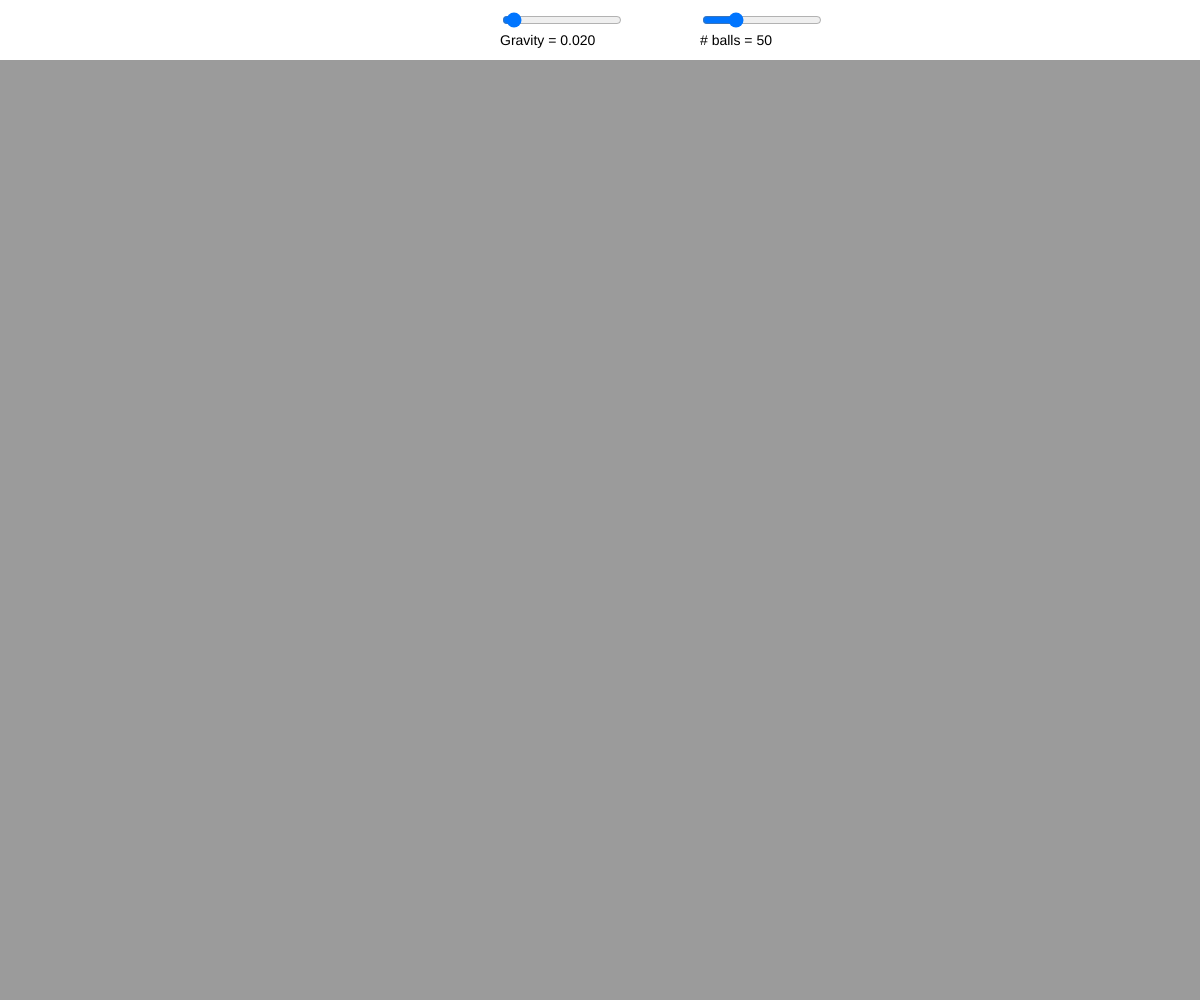
Frame 1 (no input)
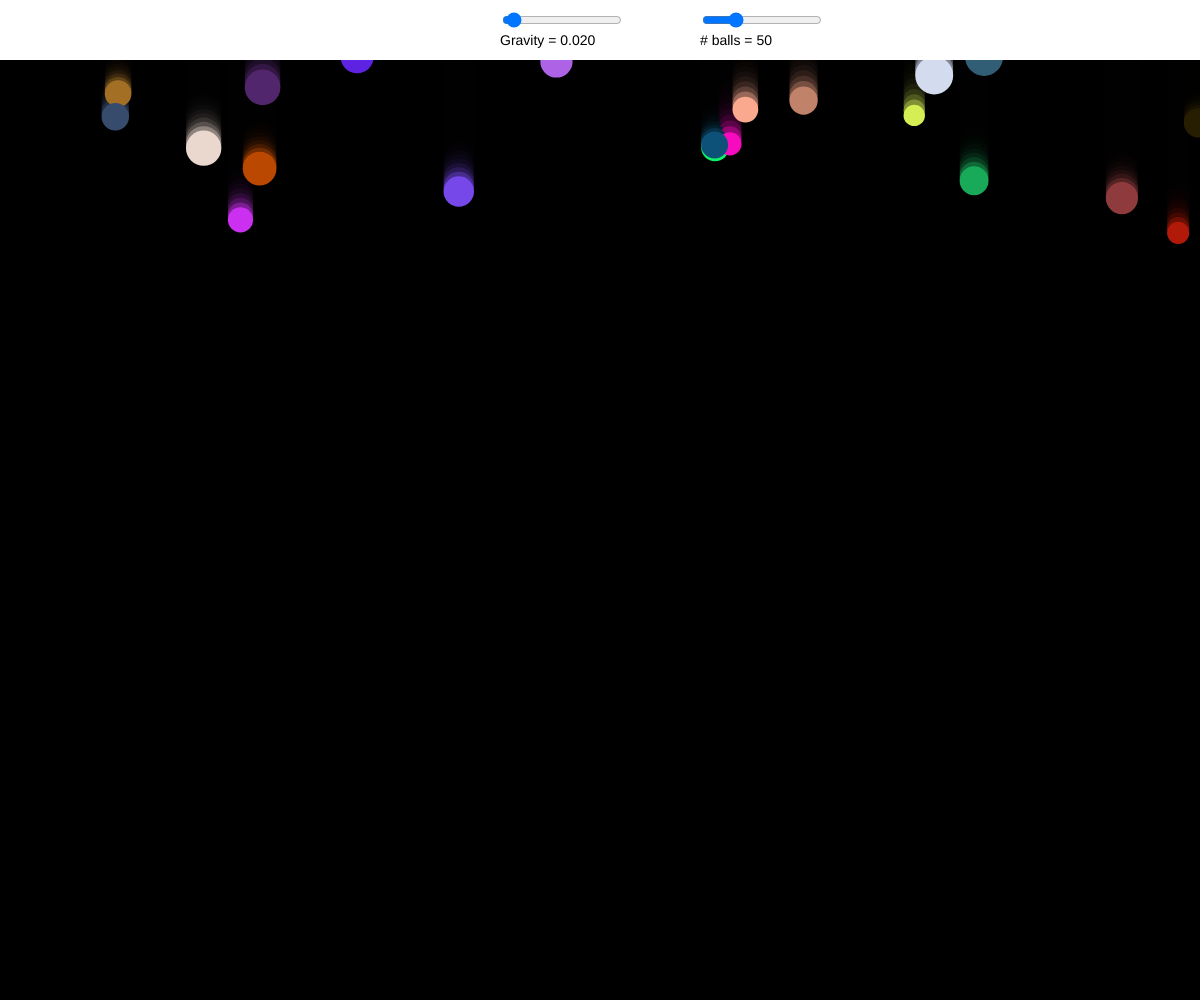
Frame 60 (no input)
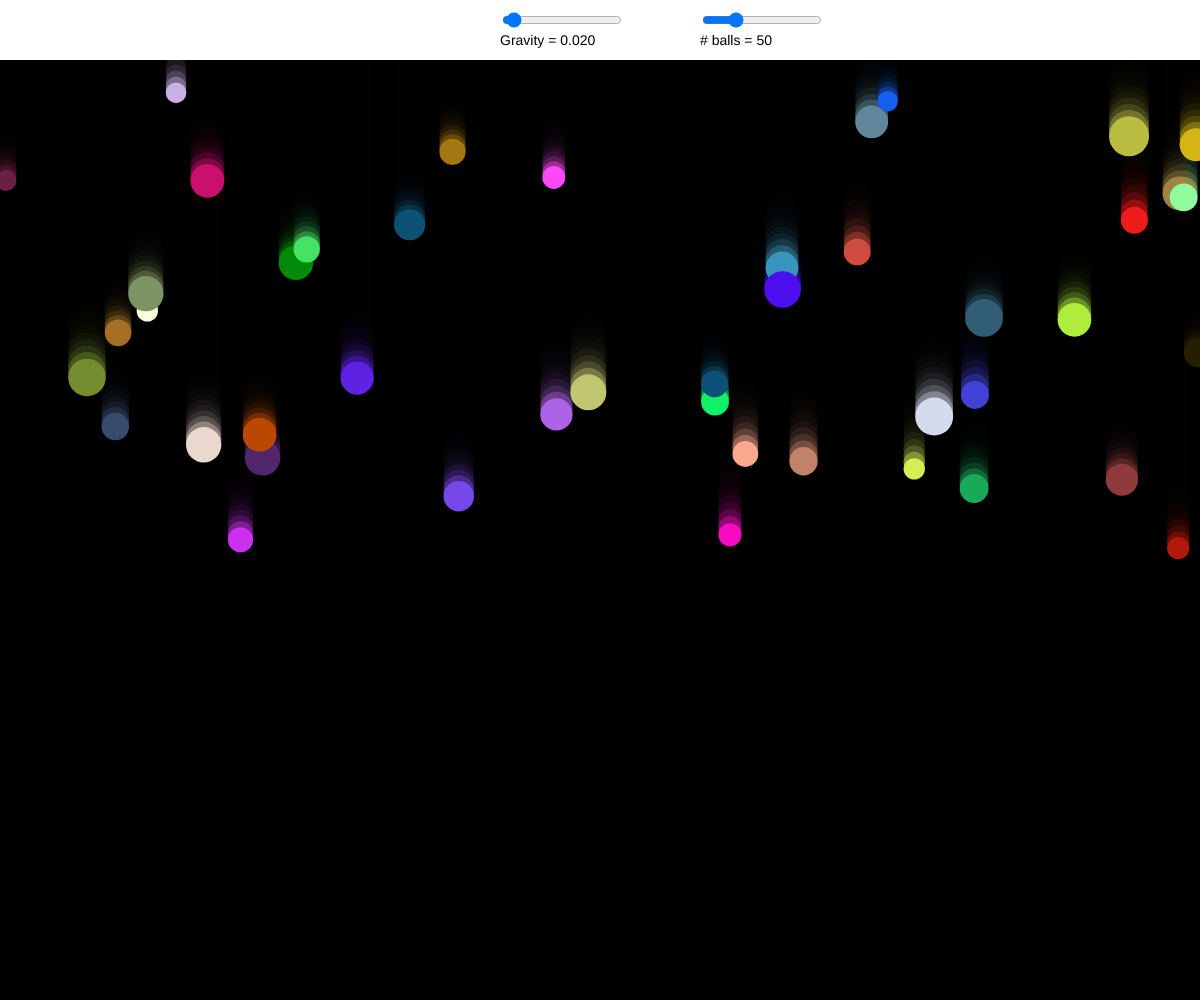
Frame 120 (the mouse pressed at the canvas centre since frame 60)

The p5.js sketch that drew these frames (run headless with seeded random() and noise() and a simulated clock; from frame 60 on, the mouse is pressed at the canvas centre):

// p5.js sketch
// ── sketch.js
let balls = [];
let MAX_BALLS = 200;  // max we will ever create

let point1 = null;
let point2 = null;

let slider, slider2;

function setup() {
  createCanvas(windowWidth, windowHeight);

  // Gravity slider: min, max, initial, step
  slider = createSlider(0, 0.5, 0.02, 0.001);
  slider.position(((windowWidth/2)-100), 10);
  slider.size(120);

  // Number-of-balls slider: from 1 to MAX_BALLS
  slider2 = createSlider(1, MAX_BALLS, 50, 1);
  slider2.position(((windowWidth/2)+100), 10);
  slider2.size(120);

  // Pre-create a bunch of balls
  for (let i = 0; i < MAX_BALLS; i++) {
    balls.push({
      x: random(0, width),
      y: random(-500, 0),
      vx: 0,
      vy: random(2, 5),
      size: random(20, 40),
      col: color(random(255), random(255), random(255)),
      mode: "falling",   // "falling" or "rolling"
      vAlong: 0          // speed along slope when rolling
    });
  }
}

function draw() {
  background(0, 100);

  let g = slider.value();
  let numBalls = floor(slider2.value());

  // draw the line if defined
  if (point1 && point2) {
    stroke(255);
    strokeWeight(3);
    line(point1.x, point1.y, point2.x, point2.y);
  }

  noStroke();

  for (let i = 0; i < numBalls; i++) {
    let b = balls[i];

    fill(b.col);
    circle(b.x, b.y, b.size);

    let radius = b.size / 2;

    if (b.mode === "falling") {
      b.vy += g;
      b.x += b.vx;
      b.y += b.vy;

      if (point1 && point2) {
        let A = createVector(point1.x, point1.y);
        let B = createVector(point2.x, point2.y);
        let P = createVector(b.x, b.y);

        let AB = p5.Vector.sub(B, A);
        let AP = p5.Vector.sub(P, A);
        let ab2 = AB.magSq();

        if (ab2 > 0) {
          let t = constrain(AP.dot(AB) / ab2, 0, 1);
          let closest = p5.Vector.add(A, p5.Vector.mult(AB, t));
          let distToLine = p5.Vector.dist(P, closest);

          if (distToLine <= radius) {
            let normal = p5.Vector.sub(P, closest);
            if (normal.mag() === 0) {
              normal = createVector(0, -1);
            } else {
              normal.normalize();
            }
            b.x = closest.x + normal.x * radius;
            b.y = closest.y + normal.y * radius;

            let s = AB.copy().normalize();
            if (s.y < 0) s.mult(-1);

            let v = createVector(b.vx, b.vy);
            b.vAlong = v.dot(s);

            b.mode = "rolling";
          }
        }
      }

    } else if (b.mode === "rolling" && point1 && point2) {
      let A = createVector(point1.x, point1.y);
      let B = createVector(point2.x, point2.y);
      let AB = p5.Vector.sub(B, A);
      let s = AB.copy().normalize();
      if (s.y < 0) s.mult(-1);

      let aAlong = g * s.y;
      b.vAlong += aAlong;

      b.vx = s.x * b.vAlong;
      b.vy = s.y * b.vAlong;

      b.x += b.vx;
      b.y += b.vy;

      let P = createVector(b.x, b.y);
      let AP = p5.Vector.sub(P, A);
      let t = AB.magSq() > 0 ? AP.dot(AB) / AB.magSq() : 0;

      if (t < 0 || t > 1) {
        b.mode = "falling";
      }
    }

    if (b.y > height + b.size * 2) {
      resetBall(b);
    }
  }

  // HUD bar
  fill(255);
  rect(0, 0, width, 60);

  noStroke();
  fill(0);
  textSize(14);
  text('Gravity = ' + g.toFixed(3), ((windowWidth/2)-100), 45)
  text('# balls = ' + numBalls, ((windowWidth/2)+100), 45);
}

function resetBall(b) {
  b.x = random(width);
  b.y = random(-200, 0);
  b.vx = 0;
  b.vy = random(2, 5);
  b.col = color(random(255), random(255), random(255));
  b.mode = "falling";
  b.vAlong = 0;
}

function mouseClicked() {
  // Ignore clicks in the top UI bar (where sliders + HUD are)
  if (mouseY < 60) {
    return;
  }

  // Only handle line creation for clicks below the HUD
  if (!point1) {
    point1 = { x: mouseX, y: mouseY };
  } else if (!point2) {
    point2 = { x: mouseX, y: mouseY };
  } else {
    point1 = { x: mouseX, y: mouseY };
    point2 = null;
  }
}
